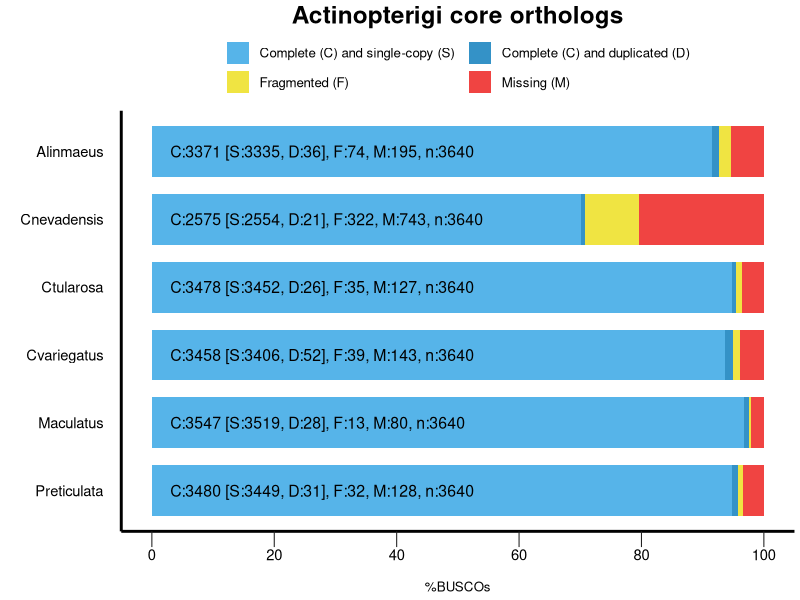

R code for this plot:
#Plot BUSCO with GGPLOT2 


# Load  libraries  
library(ggplot2)  
library("grid")  
 
# Output  
my_output <- paste("busco_figure.svg")   
my_width <- 20  
my_height <- 15  
my_unit <- "cm"  
  
# Colors  
my_colors <- c("#56B4E9", "#3492C7", "#F0E442", "#F04442")  
# Bar height ratio  
my_bar_height <- 0.75  
  
# Legend  
my_title <- "Actinopterigi core orthologs"  
  
# Font  
my_family <- "sans"  
my_size_ratio <- 1  
  
# !!! SEE YOUR DATA HERE !!!   
# Your data as generated by python, remove or add more  
my_species <- c('Cvariegatus', 'Cvariegatus', 'Cvariegatus', 'Cvariegatus', 'Cnevadensis', 'Cnevadensis', 'Cnevadensis', 'Cnevadensis', 'Ctularosa', 'Ctularosa', 'Ctularosa', 'Ctularosa', 'Alinmaeus', 'Alinmaeus', 'Alinmaeus', 'Alinmaeus', 'Preticulata', 'Preticulata', 'Preticulata', 'Preticulata', 'Maculatus', 'Maculatus', 'Maculatus', 'Maculatus')  
my_species <- factor(my_species)  
my_species <- factor(my_species,levels(my_species)[c(length(levels(my_species)):1)]) # reorder your species here just by changing the values in the vector :  
my_percentage <- c(93.6, 1.4, 1.1, 3.9, 70.2, 0.6, 8.8, 20.4, 94.8, 0.7, 1.0, 3.5, 91.6, 1.0, 2.0, 5.4, 94.8, 0.9, 0.9, 3.4, 96.7, 0.8, 0.4, 2.1)  
my_values <- c(3406, 52, 39, 143, 2554, 21, 322, 743, 3452, 26, 35, 127, 3335, 36, 74, 195, 3449, 31, 32, 128, 3519, 28, 13, 80)  
  
######################################  
######################################  
######################################  
# Code to produce the graph  
labsize = 1  
if (length(levels(my_species)) > 10){  
 labsize = 0.66  
}  
print("Plotting the figure ...")  
category <- c(rep(c("S","D","F","M"),c(1)))  
category <-factor(category)  
category = factor(category,levels(category)[c(4,1,2,3)])  
df = data.frame(my_species,my_percentage,my_values,category)  
  
figure <- ggplot() +   
    
  geom_bar(aes(y = my_percentage, x = my_species, fill = category), position = position_stack(reverse = TRUE), data = df, stat="identity", width=my_bar_height) +   
  coord_flip() +   
  theme_gray(base_size = 8) +   
  scale_y_continuous(labels = c("0","20","40","60","80","100"), breaks = c(0,20,40,60,80,100)) +   
  scale_fill_manual(values = my_colors,labels =c(" Complete (C) and single-copy (S)  ",  
                                                 " Complete (C) and duplicated (D)",  
                                                 " Fragmented (F)  ",  
                                                 " Missing (M)")) +     
  ggtitle(my_title) +   
  xlab("") +   
  ylab("\n%BUSCOs") +   
  
  theme(plot.title = element_text(family=my_family, hjust=0.5, colour = "black", size = rel(2.2)*my_size_ratio, face = "bold")) +   
  theme(legend.position="top",legend.title = element_blank()) +   
  theme(legend.text = element_text(family=my_family, size = rel(1.2)*my_size_ratio)) +   
  theme(panel.background = element_rect(color="#FFFFFF", fill="white")) +   
  theme(panel.grid.minor = element_blank()) +   
  theme(panel.grid.major = element_blank()) +  
  theme(axis.text.y = element_text(family=my_family, colour = "black", size = rel(1.66)*my_size_ratio)) +   
  theme(axis.text.x = element_text(family=my_family, colour = "black", size = rel(1.66)*my_size_ratio)) +   
  theme(axis.line = element_line(size=1*my_size_ratio, colour = "black")) +   
  theme(axis.ticks.length = unit(.85, "cm")) +   
  theme(axis.ticks.y = element_line(colour="white", size = 0)) +   
  theme(axis.ticks.x = element_line(colour="#222222")) +   
  theme(axis.ticks.length = unit(0.4, "cm")) +   
  theme(axis.title.x = element_text(family=my_family, size=rel(1.2)*my_size_ratio)) +   
    
  guides(fill = guide_legend(override.aes = list(colour = NULL))) +  
  guides(fill=guide_legend(nrow=2,byrow=TRUE))  
    
  for(i in rev(c(1:length(levels(my_species))))){  
    detailed_values <- my_values[my_species==my_species[my_species==levels(my_species)[i]]]  
    total_buscos <- sum(detailed_values)  
    figure <- figure +   
    annotate("text", label=paste("C:", detailed_values[1] + detailed_values[2], " [S:", detailed_values[1], ", D:", detailed_values[2], "], F:", detailed_values[3], ", M:", detailed_values[4], ", n:", total_buscos, sep=""),   
             y=3, x = i, size = labsize*4*my_size_ratio, colour = "black", hjust=0, family=my_family)  
  }  
    
ggsave(figure, file=my_output, device="svg", width = my_width, height = my_height, unit = my_unit)  
print("Done")  
